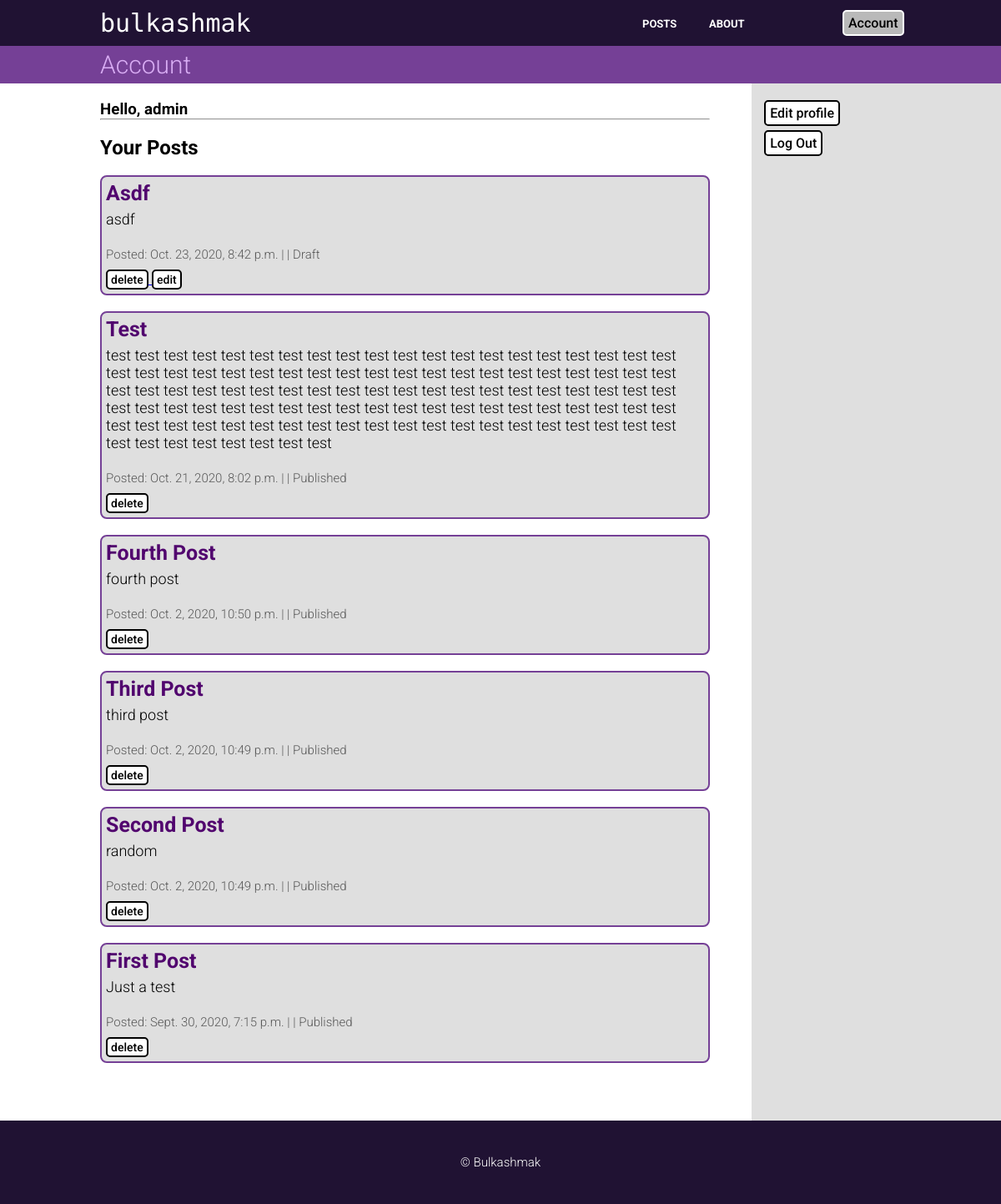
/account/ (signed in), run on an earlier commit of the app's database.
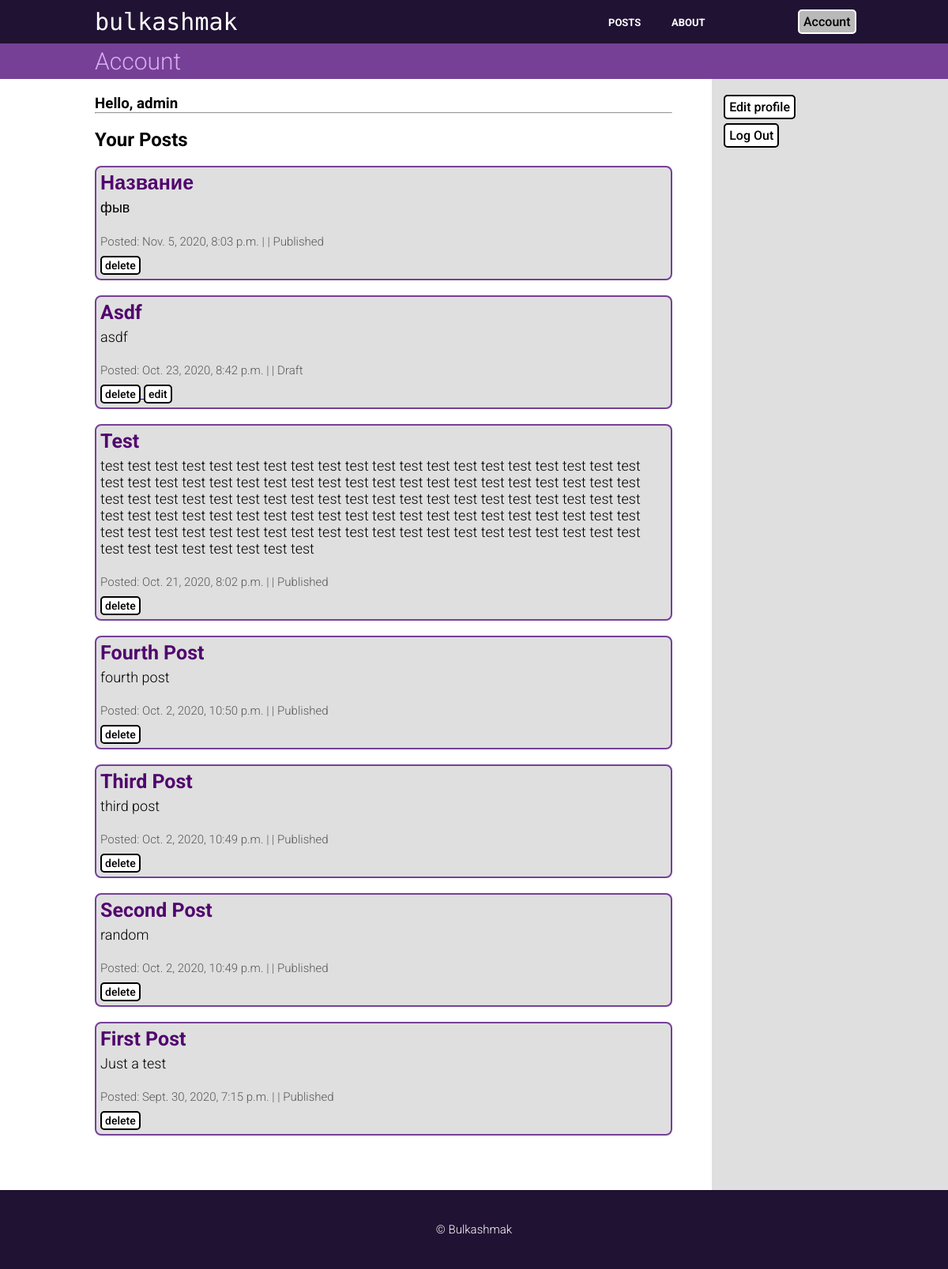
And on a later commit of the database.
### posts/models.py (models this page shows, shortened)
class Post(models.Model):
    title = models.CharField(max_length=100)
    slug = models.SlugField(max_length=100,
                            null=False,
                            unique=False)
    author = models.ForeignKey(User,
                               on_delete=models.CASCADE,
                               related_name='blog_posts',
                               default=None)
    content = models.TextField()
    created = models.DateTimeField(verbose_name="When the post was created",
                                   auto_now=True)
    updated = models.DateTimeField(verbose_name="When the post was updated",
                                   auto_now_add=True)
    STATUS = (
        (0, "Draft"),
        (1, "Published")
    )
    status = models.IntegerField(verbose_name="Status of the post",
                                 choices=STATUS,
                                 default=1)
    class Meta:
        ordering = ["-created"]
    def get_absolute_url(self):
        return reverse("post_detail", kwargs={"post_id": self.id})

### users/views.py (the view)
# urls.py: path('', views.account_details, name="account_details"),
@login_required
def account_details(request):
    posts = Post.objects.filter(author=request.user)
    context = {
        'title': 'Account',
        'posts': posts.order_by('-created'),
    }
    return render(request, 'users/account.html', context)

### users/templates/users/account.html (shortened to what this page needs)
{% extends 'base.html' %}
{% block content %}
    <div class="account">
        <h3>Hello, {{ user.username }}</h3>
        <hr><br>
        <div>
            <h2>Your Posts</h2><br>
            {% for post in posts %}
                <div class="post">
                    <h5 class="post_title">
                        <a href="{{ post.get_absolute_url }}">{{ post.title }}</a>
                    </h5>
                    <p>{{ post.content }}</p>
                    <p class="author">
                        Posted: {{ post.created }} | |
                            {% if post.status == 1 %} Published
                            {% else %} Draft
                            {% endif %}
                    </p>
                    <p>
                        <a href="{% url 'delete_post' post.id %}">
                            <button class="delete-btn" type="button">delete</button>
                        </a>
                        {% if post.status == 0 %}
                            <a href="{% url 'edit_post' post.id %}">
                                <button class="delete-btn" type="button">edit</button>
                            </a>
                        {% endif %}
                    </p>
                </div><br>
            {% endfor %}
        </div>
    </div>
{% endblock content %}
{% block sidebar %}
    <p><a href="{% url 'edit_profile' %}"><button class="sidebar_btn" type="button">Edit profile</button></a></p>
    <p><a href="{% url 'logout' %}"><button class="sidebar_btn" type="button">Log Out</button></a></p>
{% endblock sidebar %}

What changed in the data, as far as the page shows it:
added Post: title "Название", content "фыв", created "Nov. 5, 2020, 8:03 p.m.", status "Published"
